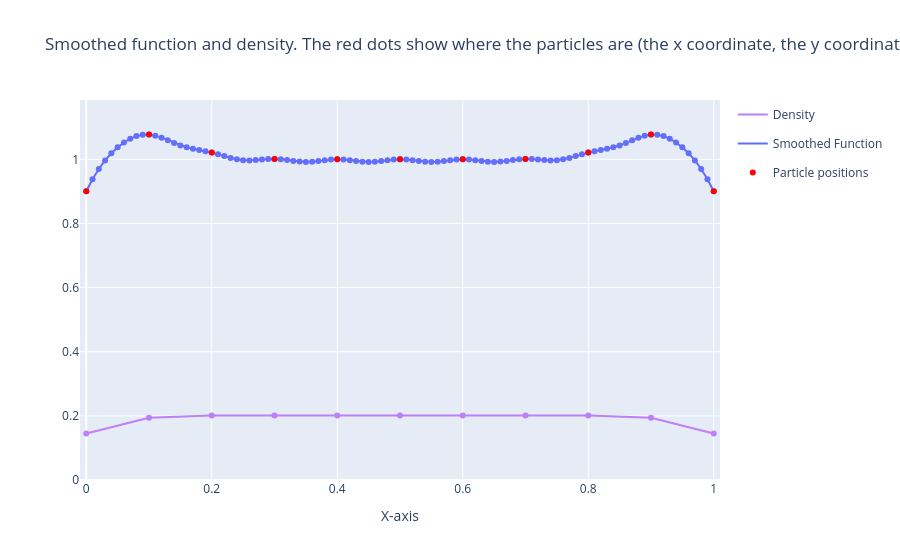
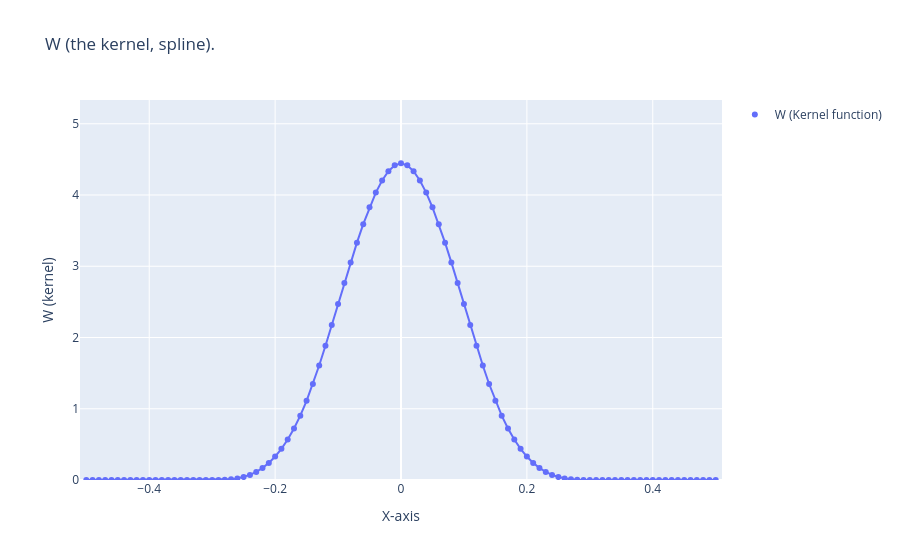

The notebook cell saved with these charts, in order:
### Markdown cell above
### a) Examining the spline function
To get a feel for how smoothing works, let's plot the density, a smoothed function and one of the splines to see how they fit together.
We'll start with a uniform function $(f(r) = 1.0)$ with a reasonably wide spline (h = 1.5*grid space.)

### Code cell
plot_spline_info(1.5, 'uniform', 101)
